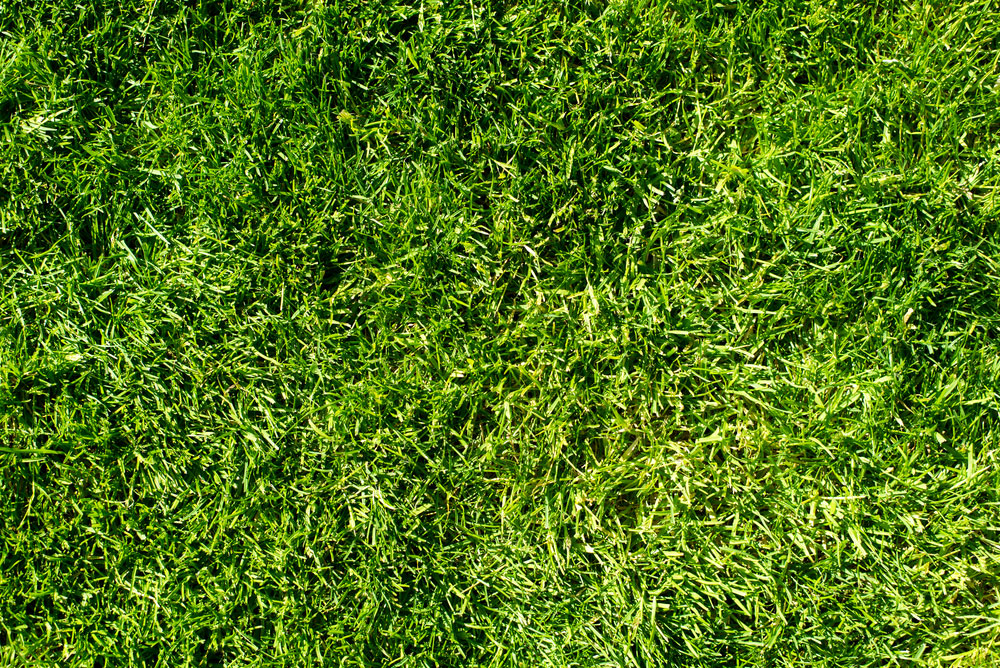
#> input picture img.png, 1000 x 668 px
$ python blurring.py
#> lines starting #> are read from the running program, lines starting #| are printed output that depends on the picture
import numpy as np
import matplotlib.pyplot as plt
from scipy import signal
from skimage import color, io  # Added 'io' for reading files

# ---------------------------------------------------------
# 1. Prepare the Image
# ---------------------------------------------------------
# Update this filename to match your actual file (e.g., 'img.jpg' or 'img.png')
filename = 'img.png'

try:
    # FIX 1: Read the file into an array first
    image_array = io.imread(filename)
#> image_array is the input picture: shape (668, 1000, 4); mean R, G, B, A 81.6, 119, 25.4, 255
except FileNotFoundError:
    print(f"Error: The file '{filename}' was not found. Please check the name and extension.")
    exit()

# FIX 2: Handle RGBA images (remove the 4th Alpha channel if present)
if image_array.ndim == 3 and image_array.shape[2] == 4:
    image_array = image_array[:, :, :3]
#> image_array: shape (668, 1000, 3)

# Convert to grayscale
image = color.rgb2gray(image_array)
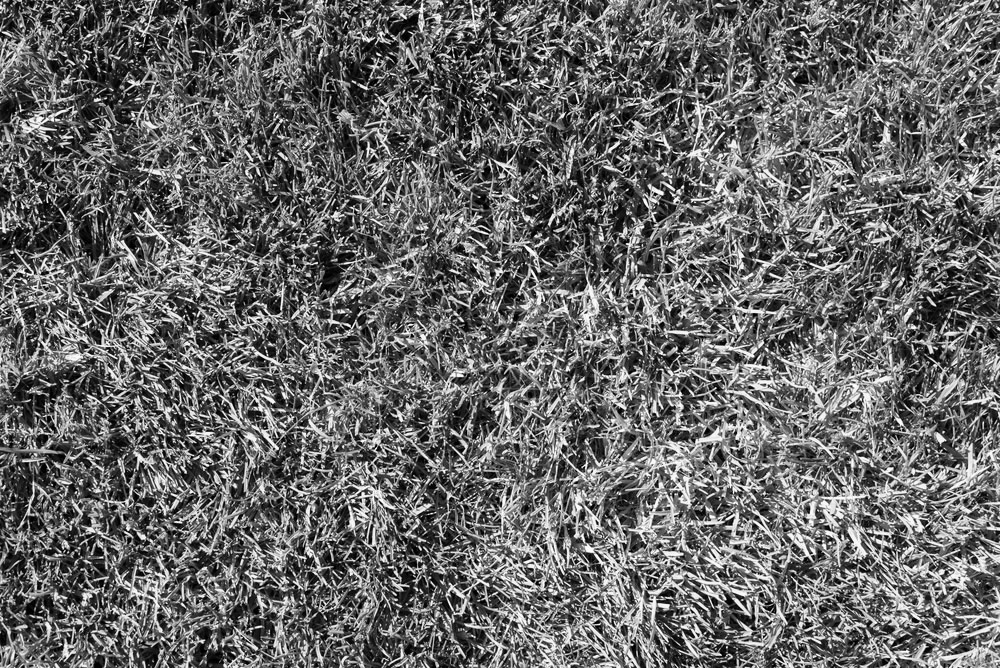
#> image: shape (668, 1000) float64; min 0, max 1, mean 0.409

# Ensure strictly float type for precision
image = image.astype(float)

# ---------------------------------------------------------
# 2. Create the Spatial Filter (Gaussian Kernel)
# ---------------------------------------------------------
def gaussian_kernel(size, sigma=1):
    k = np.linspace(-(size//2), size//2, size)
    x, y = np.meshgrid(k, k)
    kernel = np.exp(-(x**2 + y**2) / (2 * sigma**2))
    return kernel / np.sum(kernel)

kernel_size = 15
kernel = gaussian_kernel(kernel_size, sigma=3)

# ---------------------------------------------------------
# Method A: Spatial Domain Filtering (Convolution)
# ---------------------------------------------------------
# We use 'full' convolution. Output size will be (H_image + H_kernel - 1).
spatial_result = signal.convolve2d(image, kernel, mode='full')
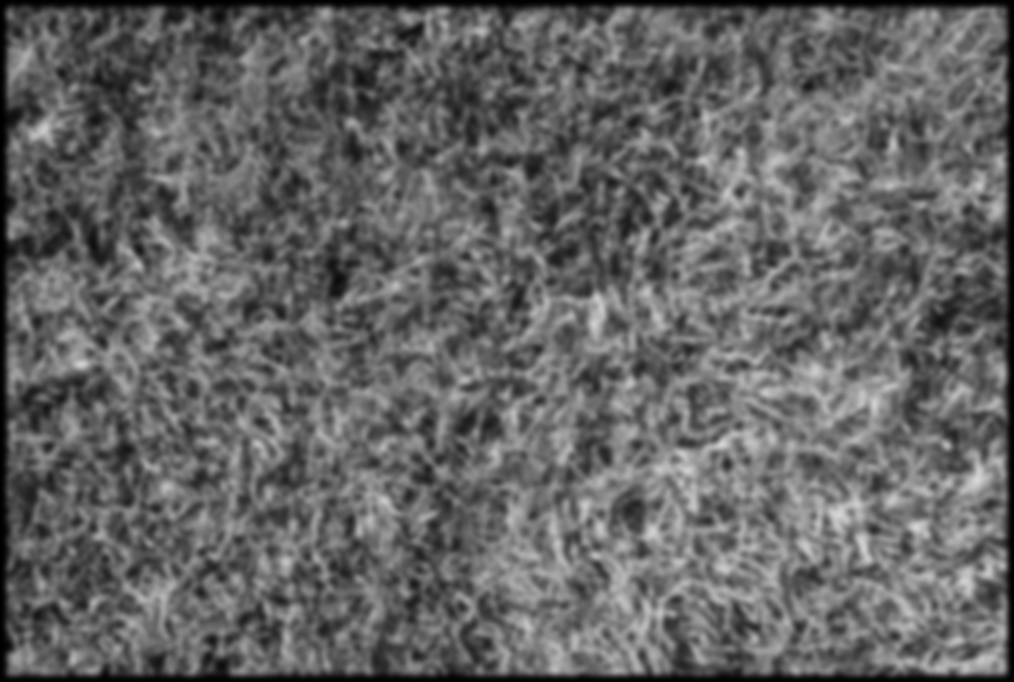
#> spatial_result: shape (682, 1014) float64; min 5.02e-06, max 0.842, mean 0.395

# ---------------------------------------------------------
# Method B: Frequency Domain Filtering (Fourier)
# ---------------------------------------------------------
# The Convolution Theorem: Spatial Convolution == Frequency Multiplication.
# IMPORTANT: FFT uses circular convolution. To match Method A (linear convolution),
# we must Zero-Pad the inputs to the full output size.

# Target padding size
h_pad = image.shape[0] + kernel.shape[0] - 1
#> h_pad = 682
w_pad = image.shape[1] + kernel.shape[1] - 1
#> w_pad = 1014
pad_shape = (h_pad, w_pad)
#> pad_shape = (682, 1014)

# 1. FFT of the Image (padded)
fft_image = np.fft.fft2(image, s=pad_shape)

# 2. FFT of the Kernel (padded)
fft_kernel = np.fft.fft2(kernel, s=pad_shape)

# 3. Multiply in Frequency Domain
fft_result = fft_image * fft_kernel

# 4. Inverse FFT to get back to Spatial Domain
fourier_result = np.fft.ifft2(fft_result)

# Take the real part (imaginary part is negligible noise)
fourier_result = np.real(fourier_result)

# ---------------------------------------------------------
# Compare and Plot Results
# ---------------------------------------------------------
difference = np.abs(spatial_result - fourier_result)
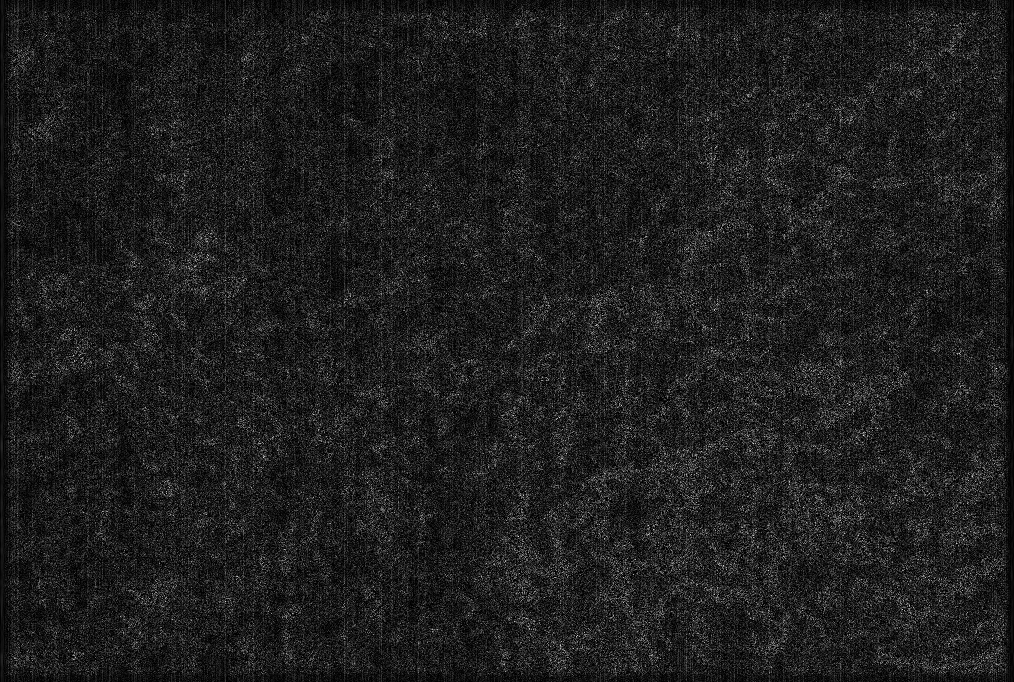
#> difference: shape (682, 1014) float64; min 0, max 1.44e-15, mean 1.75e-16; drawn with min black and max white
max_diff = np.max(difference)
#> max_diff = 1.44e-15

# Calculate MSE between the two methods
mse = np.mean((spatial_result - fourier_result) ** 2)
#> mse = 5.19e-32

print(f"Maximum difference between methods: {max_diff:.10e}")
#| Maximum difference between methods: 1.4432899320e-15
print(f"MSE between spatial and frequency methods: {mse:.10e}")
#| MSE between spatial and frequency methods: 5.1877342589e-32

fig, ax = plt.subplots(1, 4, figsize=(20, 5))

# Plot Original Image
ax[0].imshow(image, cmap='gray')
ax[0].set_title('Original Image')
ax[0].axis('off')

# Plot Spatial Result
ax[1].imshow(spatial_result, cmap='gray')
ax[1].set_title('Method A: Spatial Convolution')
ax[1].axis('off')

# Plot Fourier Result
ax[2].imshow(fourier_result, cmap='gray')
ax[2].set_title('Method B: Fourier Multiplication')
ax[2].axis('off')

# Plot Difference
# We use a very small range for vmin/vmax to make any noise visible,
# though it should be black (zero).
ax[3].imshow(difference, cmap='gray')
ax[3].set_title(f'Difference (Max: {max_diff:.2e}, MSE: {mse:.2e})')
ax[3].axis('off')

plt.tight_layout()
plt.show()
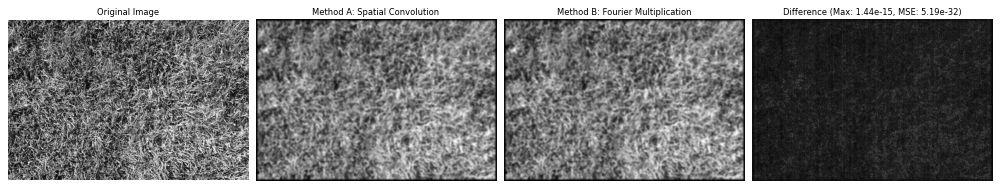
#> figure drawn by matplotlib, 4 panels

$ run again, with image.jpg saved as img.png
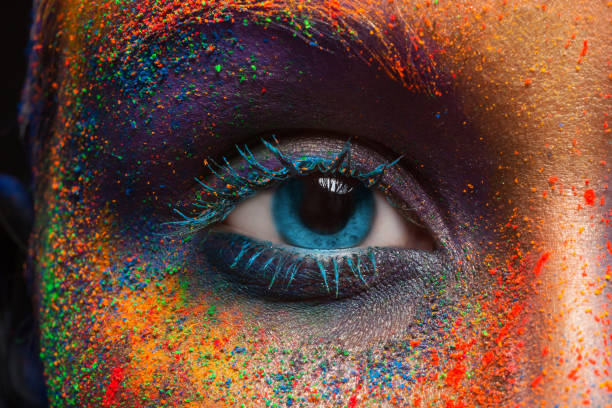
#> input picture image.jpg, 612 x 408 px
#> image_array is the input picture: shape (408, 612, 3); mean R, G, B 105.7, 72.5, 59.2
#> `difference = np.abs(spatial_result - fourier_result)`:
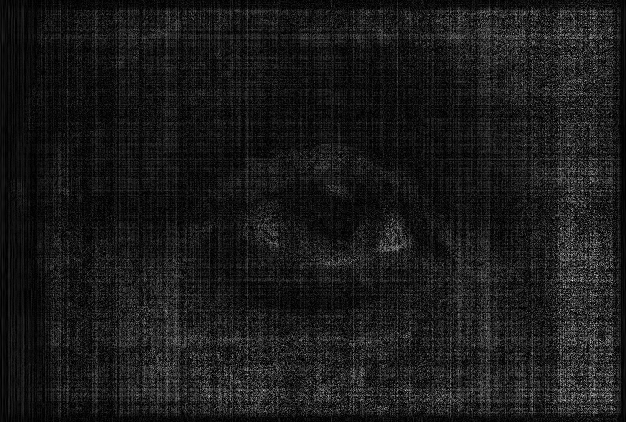
#> difference: shape (422, 626) float64; min 0, max 2.22e-15, mean 2.28e-16; drawn with min black and max white
#> max_diff = 2.22e-15
#> mse = 9.11e-32
#| Maximum difference between methods: 2.2204460493e-15
#| MSE between spatial and frequency methods: 9.1145402204e-32
#> `plt.show()`:
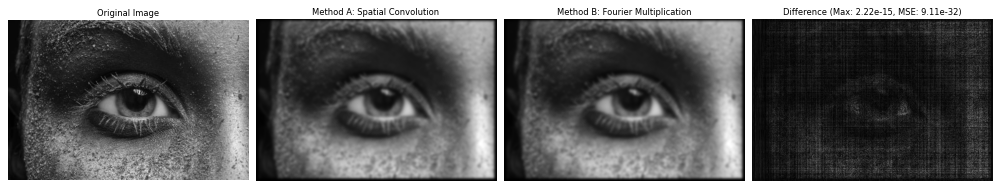
#> figure drawn by matplotlib, 4 panels
